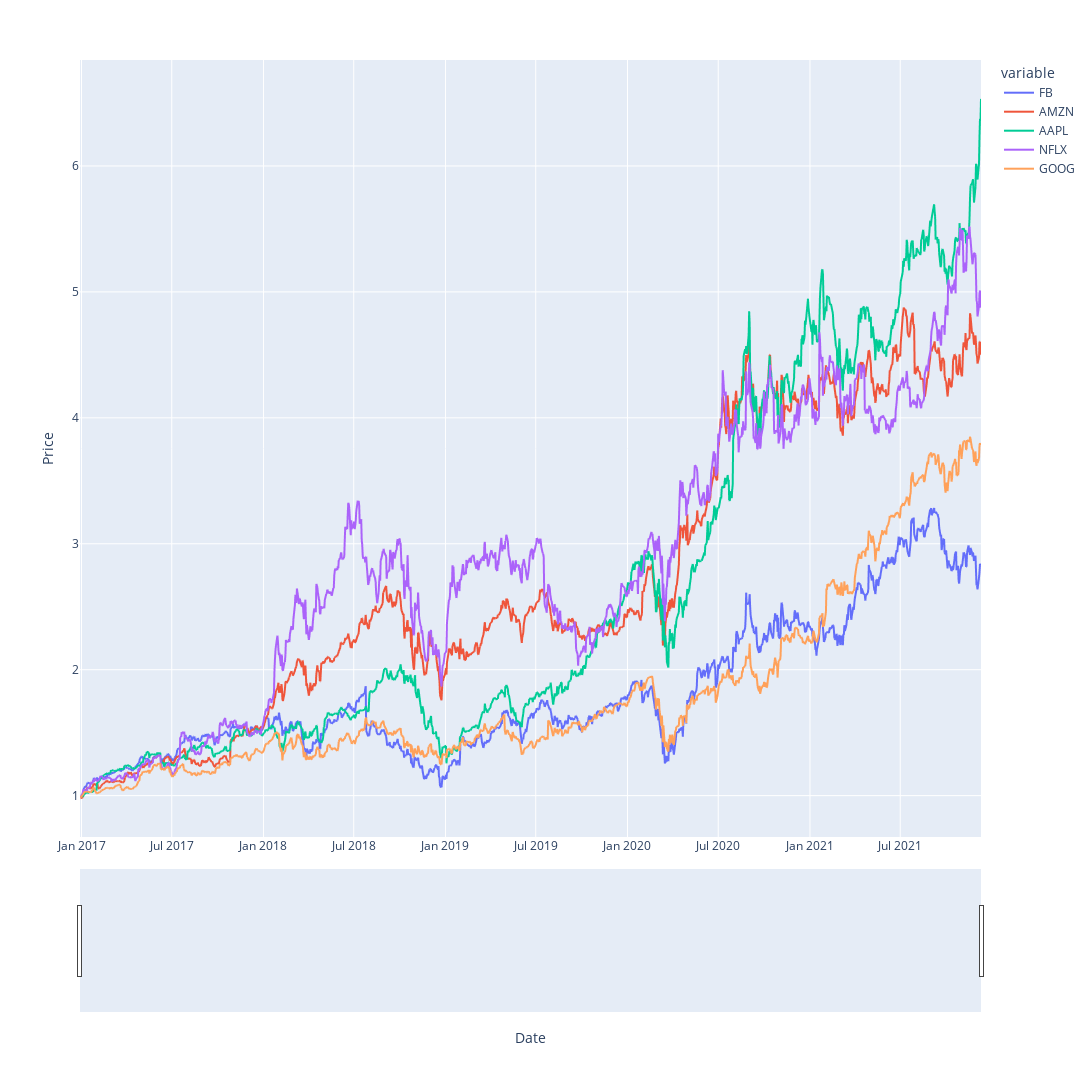

Source (notebook cell):
### Code cell
# Plot out cumulative returns on $1 in each stock since beginning of 2017
fig = px.line(mult_df, x=mult_df.index, y=mult_df.columns)
fig.update_xaxes(title="Date", rangeslider_visible=True)
fig.update_yaxes(title="Price")
fig.update_layout(height=1200, width=1800, 
                  showlegend=True)
fig.show()

### Figure 1 — Plotly figure (JSON) as saved in the notebook; plotly's stock layout.template omitted (floating-point values rounded to 4 significant figures; data arrays with more than 128 entries replaced by an {"elided": "..."} marker saying what was removed)
{"data": [{"hovertemplate": "variable=FB<br>Date=%{x}<br>value=%{y}<extra></extra>", "legendgroup": "FB", "line": {"color": "#636efa", "dash": "solid"}, "marker": {"symbol": "circle"}, "mode": "lines", "name": "FB", "showlegend": true, "type": "scattergl", "x": {"elided": "1247 str values"}, "xaxis": "x", "y": {"elided": "1247 float values"}, "yaxis": "y"}, {"hovertemplate": "variable=AMZN<br>Date=%{x}<br>value=%{y}<extra></extra>", "legendgroup": "AMZN", "line": {"color": "#EF553B", "dash": "solid"}, "marker": {"symbol": "circle"}, "mode": "lines", "name": "AMZN", "showlegend": true, "type": "scattergl", "x": {"elided": "1247 str values"}, "xaxis": "x", "y": {"elided": "1247 float values"}, "yaxis": "y"}, {"hovertemplate": "variable=AAPL<br>Date=%{x}<br>value=%{y}<extra></extra>", "legendgroup": "AAPL", "line": {"color": "#00cc96", "dash": "solid"}, "marker": {"symbol": "circle"}, "mode": "lines", "name": "AAPL", "showlegend": true, "type": "scattergl", "x": {"elided": "1247 str values"}, "xaxis": "x", "y": {"elided": "1247 float values"}, "yaxis": "y"}, {"hovertemplate": "variable=NFLX<br>Date=%{x}<br>value=%{y}<extra></extra>", "legendgroup": "NFLX", "line": {"color": "#ab63fa", "dash": "solid"}, "marker": {"symbol": "circle"}, "mode": "lines", "name": "NFLX", "showlegend": true, "type": "scattergl", "x": {"elided": "1247 str values"}, "xaxis": "x", "y": {"elided": "1247 float values"}, "yaxis": "y"}, {"hovertemplate": "variable=GOOG<br>Date=%{x}<br>value=%{y}<extra></extra>", "legendgroup": "GOOG", "line": {"color": "#FFA15A", "dash": "solid"}, "marker": {"symbol": "circle"}, "mode": "lines", "name": "GOOG", "showlegend": true, "type": "scattergl", "x": {"elided": "1247 str values"}, "xaxis": "x", "y": {"elided": "1247 float values"}, "yaxis": "y"}], "layout": {"height": 1200, "legend": {"title": {"text": "variable"}, "tracegroupgap": 0}, "margin": {"t": 60}, "showlegend": true, "width": 1800, "xaxis": {"anchor": "y", "domain": [0, 1], "rangeslider": {"visible": true}, "title": {"text": "Date"}}, "yaxis": {"anchor": "x", "domain": [0, 1], "title": {"text": "Price"}}}}
